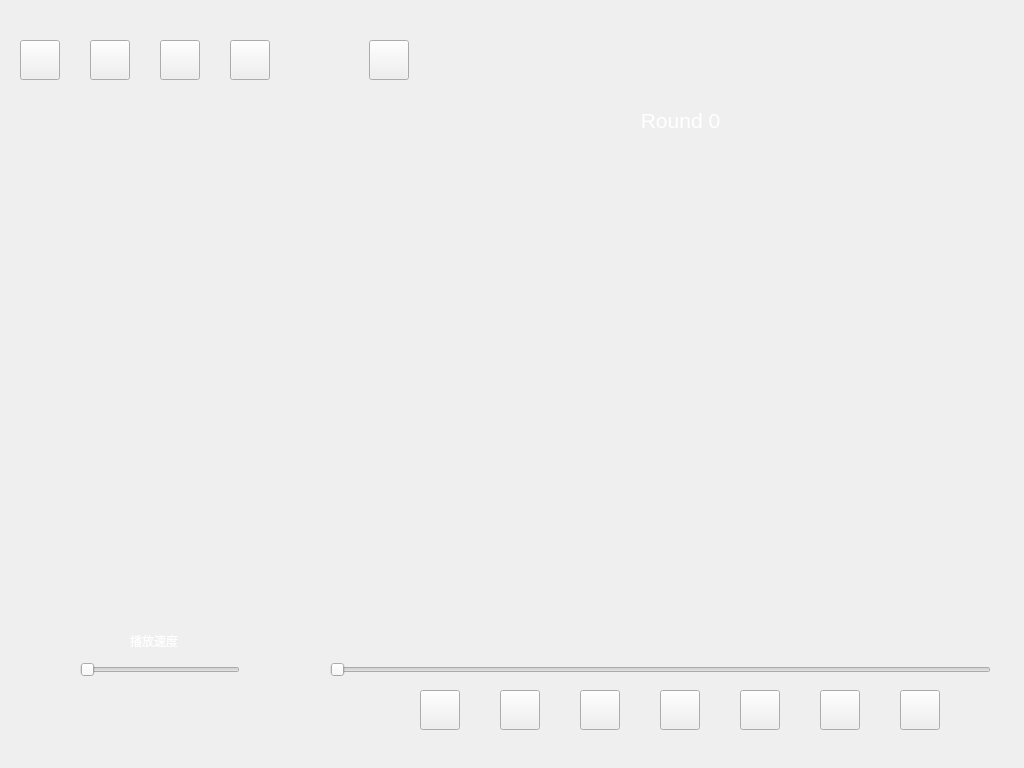
<?xml version="1.0" encoding="UTF-8"?>
<ui version="4.0">
 <class>Replayer</class>
 <widget class="QWidget" name="Replayer">
  <property name="geometry">
   <rect>
    <x>0</x>
    <y>0</y>
    <width>1024</width>
    <height>768</height>
   </rect>
  </property>
  <property name="maximumSize">
   <size>
    <width>166664</width>
    <height>166664</height>
   </size>
  </property>
  <property name="windowTitle">
   <string>Replayer</string>
  </property>
  <widget class="QPushButton" name="noSoundButton">
   <property name="geometry">
    <rect>
     <x>160</x>
     <y>40</y>
     <width>40</width>
     <height>40</height>
    </rect>
   </property>
   <property name="toolTip">
    <string>静音</string>
   </property>
   <property name="text">
    <string/>
   </property>
   <property name="checkable">
    <bool>false</bool>
   </property>
  </widget>
  <widget class="QPushButton" name="soundButton">
   <property name="geometry">
    <rect>
     <x>230</x>
     <y>40</y>
     <width>40</width>
     <height>40</height>
    </rect>
   </property>
   <property name="toolTip">
    <string>放大声音</string>
   </property>
   <property name="text">
    <string/>
   </property>
   <property name="checkable">
    <bool>false</bool>
   </property>
  </widget>
  <widget class="QPushButton" name="loadFileButton">
   <property name="geometry">
    <rect>
     <x>90</x>
     <y>40</y>
     <width>40</width>
     <height>40</height>
    </rect>
   </property>
   <property name="toolTip">
    <string>加载回放</string>
   </property>
   <property name="text">
    <string/>
   </property>
   <property name="checkable">
    <bool>false</bool>
   </property>
  </widget>
  <widget class="QWidget" name="horizontalLayoutWidget">
   <property name="geometry">
    <rect>
     <x>330</x>
     <y>130</y>
     <width>661</width>
     <height>521</height>
    </rect>
   </property>
   <layout class="QHBoxLayout" name="replayLayout">
    <property name="sizeConstraint">
     <enum>QLayout::SetDefaultConstraint</enum>
    </property>
   </layout>
  </widget>
  <widget class="QWidget" name="horizontalLayoutWidget_2">
   <property name="geometry">
    <rect>
     <x>420</x>
     <y>690</y>
     <width>491</width>
     <height>42</height>
    </rect>
   </property>
   <layout class="QHBoxLayout" name="horizontalLayout">
    <property name="spacing">
     <number>0</number>
    </property>
    <property name="sizeConstraint">
     <enum>QLayout::SetFixedSize</enum>
    </property>
    <item>
     <widget class="QPushButton" name="preStepButton">
      <property name="sizePolicy">
       <sizepolicy hsizetype="Fixed" vsizetype="Fixed">
        <horstretch>0</horstretch>
        <verstretch>0</verstretch>
       </sizepolicy>
      </property>
      <property name="minimumSize">
       <size>
        <width>40</width>
        <height>40</height>
       </size>
      </property>
      <property name="maximumSize">
       <size>
        <width>40</width>
        <height>40</height>
       </size>
      </property>
      <property name="toolTip">
       <string>上一回合</string>
      </property>
      <property name="autoFillBackground">
       <bool>true</bool>
      </property>
      <property name="text">
       <string/>
      </property>
     </widget>
    </item>
    <item>
     <spacer name="horizontalSpacer_7">
      <property name="orientation">
       <enum>Qt::Horizontal</enum>
      </property>
      <property name="sizeHint" stdset="0">
       <size>
        <width>40</width>
        <height>20</height>
       </size>
      </property>
     </spacer>
    </item>
    <item>
     <widget class="QPushButton" name="playBackwardButton">
      <property name="sizePolicy">
       <sizepolicy hsizetype="Fixed" vsizetype="Fixed">
        <horstretch>0</horstretch>
        <verstretch>0</verstretch>
       </sizepolicy>
      </property>
      <property name="minimumSize">
       <size>
        <width>40</width>
        <height>40</height>
       </size>
      </property>
      <property name="maximumSize">
       <size>
        <width>40</width>
        <height>40</height>
       </size>
      </property>
      <property name="toolTip">
       <string>快退</string>
      </property>
      <property name="autoFillBackground">
       <bool>true</bool>
      </property>
      <property name="text">
       <string/>
      </property>
      <property name="checkable">
       <bool>true</bool>
      </property>
     </widget>
    </item>
    <item>
     <spacer name="horizontalSpacer_6">
      <property name="orientation">
       <enum>Qt::Horizontal</enum>
      </property>
      <property name="sizeHint" stdset="0">
       <size>
        <width>40</width>
        <height>20</height>
       </size>
      </property>
     </spacer>
    </item>
    <item>
     <widget class="QPushButton" name="pauseButton">
      <property name="sizePolicy">
       <sizepolicy hsizetype="Fixed" vsizetype="Fixed">
        <horstretch>1</horstretch>
        <verstretch>1</verstretch>
       </sizepolicy>
      </property>
      <property name="minimumSize">
       <size>
        <width>40</width>
        <height>40</height>
       </size>
      </property>
      <property name="maximumSize">
       <size>
        <width>40</width>
        <height>40</height>
       </size>
      </property>
      <property name="toolTip">
       <string>暂停</string>
      </property>
      <property name="autoFillBackground">
       <bool>true</bool>
      </property>
      <property name="text">
       <string/>
      </property>
      <property name="checkable">
       <bool>true</bool>
      </property>
     </widget>
    </item>
    <item>
     <spacer name="horizontalSpacer_5">
      <property name="orientation">
       <enum>Qt::Horizontal</enum>
      </property>
      <property name="sizeHint" stdset="0">
       <size>
        <width>40</width>
        <height>20</height>
       </size>
      </property>
     </spacer>
    </item>
    <item>
     <widget class="QPushButton" name="rePlayButton">
      <property name="sizePolicy">
       <sizepolicy hsizetype="Fixed" vsizetype="Fixed">
        <horstretch>0</horstretch>
        <verstretch>0</verstretch>
       </sizepolicy>
      </property>
      <property name="minimumSize">
       <size>
        <width>40</width>
        <height>40</height>
       </size>
      </property>
      <property name="maximumSize">
       <size>
        <width>40</width>
        <height>40</height>
       </size>
      </property>
      <property name="toolTip">
       <string>开始/重新开始</string>
      </property>
      <property name="autoFillBackground">
       <bool>true</bool>
      </property>
      <property name="text">
       <string/>
      </property>
     </widget>
    </item>
    <item>
     <spacer name="horizontalSpacer_4">
      <property name="orientation">
       <enum>Qt::Horizontal</enum>
      </property>
      <property name="sizeHint" stdset="0">
       <size>
        <width>40</width>
        <height>20</height>
       </size>
      </property>
     </spacer>
    </item>
    <item>
     <widget class="QPushButton" name="endPlayButton">
      <property name="sizePolicy">
       <sizepolicy hsizetype="Fixed" vsizetype="Fixed">
        <horstretch>0</horstretch>
        <verstretch>0</verstretch>
       </sizepolicy>
      </property>
      <property name="minimumSize">
       <size>
        <width>40</width>
        <height>40</height>
       </size>
      </property>
      <property name="maximumSize">
       <size>
        <width>40</width>
        <height>40</height>
       </size>
      </property>
      <property name="toolTip">
       <string>中止播放</string>
      </property>
      <property name="autoFillBackground">
       <bool>true</bool>
      </property>
      <property name="text">
       <string/>
      </property>
     </widget>
    </item>
    <item>
     <spacer name="horizontalSpacer_2">
      <property name="orientation">
       <enum>Qt::Horizontal</enum>
      </property>
      <property name="sizeType">
       <enum>QSizePolicy::Fixed</enum>
      </property>
      <property name="sizeHint" stdset="0">
       <size>
        <width>40</width>
        <height>20</height>
       </size>
      </property>
     </spacer>
    </item>
    <item>
     <widget class="QPushButton" name="playForwardButton">
      <property name="sizePolicy">
       <sizepolicy hsizetype="Fixed" vsizetype="Fixed">
        <horstretch>0</horstretch>
        <verstretch>0</verstretch>
       </sizepolicy>
      </property>
      <property name="minimumSize">
       <size>
        <width>40</width>
        <height>40</height>
       </size>
      </property>
      <property name="maximumSize">
       <size>
        <width>40</width>
        <height>40</height>
       </size>
      </property>
      <property name="toolTip">
       <string>快进</string>
      </property>
      <property name="autoFillBackground">
       <bool>true</bool>
      </property>
      <property name="text">
       <string/>
      </property>
      <property name="checkable">
       <bool>true</bool>
      </property>
     </widget>
    </item>
    <item>
     <spacer name="horizontalSpacer">
      <property name="orientation">
       <enum>Qt::Horizontal</enum>
      </property>
      <property name="sizeHint" stdset="0">
       <size>
        <width>40</width>
        <height>20</height>
       </size>
      </property>
     </spacer>
    </item>
    <item>
     <widget class="QPushButton" name="nextStepButton">
      <property name="sizePolicy">
       <sizepolicy hsizetype="Fixed" vsizetype="Fixed">
        <horstretch>0</horstretch>
        <verstretch>0</verstretch>
       </sizepolicy>
      </property>
      <property name="minimumSize">
       <size>
        <width>40</width>
        <height>40</height>
       </size>
      </property>
      <property name="maximumSize">
       <size>
        <width>40</width>
        <height>40</height>
       </size>
      </property>
      <property name="toolTip">
       <string>下一回合</string>
      </property>
      <property name="autoFillBackground">
       <bool>true</bool>
      </property>
      <property name="text">
       <string/>
      </property>
     </widget>
    </item>
   </layout>
  </widget>
  <widget class="QLabel" name="roundLabel">
   <property name="geometry">
    <rect>
     <x>610</x>
     <y>100</y>
     <width>141</width>
     <height>40</height>
    </rect>
   </property>
   <property name="sizePolicy">
    <sizepolicy hsizetype="Fixed" vsizetype="Fixed">
     <horstretch>0</horstretch>
     <verstretch>0</verstretch>
    </sizepolicy>
   </property>
   <property name="palette">
    <palette>
     <active>
      <colorrole role="WindowText">
       <brush brushstyle="SolidPattern">
        <color alpha="255">
         <red>255</red>
         <green>255</green>
         <blue>255</blue>
        </color>
       </brush>
      </colorrole>
     </active>
     <inactive>
      <colorrole role="WindowText">
       <brush brushstyle="SolidPattern">
        <color alpha="255">
         <red>255</red>
         <green>255</green>
         <blue>255</blue>
        </color>
       </brush>
      </colorrole>
     </inactive>
     <disabled>
      <colorrole role="WindowText">
       <brush brushstyle="SolidPattern">
        <color alpha="255">
         <red>120</red>
         <green>120</green>
         <blue>120</blue>
        </color>
       </brush>
      </colorrole>
     </disabled>
    </palette>
   </property>
   <property name="font">
    <font>
     <pointsize>16</pointsize>
    </font>
   </property>
   <property name="text">
    <string>Round 0</string>
   </property>
   <property name="alignment">
    <set>Qt::AlignCenter</set>
   </property>
  </widget>
  <widget class="QWidget" name="verticalLayoutWidget">
   <property name="geometry">
    <rect>
     <x>50</x>
     <y>150</y>
     <width>221</width>
     <height>451</height>
    </rect>
   </property>
   <layout class="QVBoxLayout" name="infoLayout"/>
  </widget>
  <widget class="QPushButton" name="returnButton">
   <property name="geometry">
    <rect>
     <x>20</x>
     <y>40</y>
     <width>40</width>
     <height>40</height>
    </rect>
   </property>
   <property name="toolTip">
    <string>返回上级</string>
   </property>
   <property name="text">
    <string/>
   </property>
   <property name="checkable">
    <bool>false</bool>
   </property>
  </widget>
  <widget class="QSlider" name="playSpeedSlider">
   <property name="geometry">
    <rect>
     <x>80</x>
     <y>660</y>
     <width>160</width>
     <height>19</height>
    </rect>
   </property>
   <property name="maximum">
    <number>80</number>
   </property>
   <property name="orientation">
    <enum>Qt::Horizontal</enum>
   </property>
  </widget>
  <widget class="QSlider" name="roundSlider">
   <property name="geometry">
    <rect>
     <x>330</x>
     <y>660</y>
     <width>661</width>
     <height>20</height>
    </rect>
   </property>
   <property name="maximum">
    <number>0</number>
   </property>
   <property name="orientation">
    <enum>Qt::Horizontal</enum>
   </property>
  </widget>
  <widget class="QLabel" name="label">
   <property name="geometry">
    <rect>
     <x>130</x>
     <y>630</y>
     <width>81</width>
     <height>21</height>
    </rect>
   </property>
   <property name="palette">
    <palette>
     <active>
      <colorrole role="WindowText">
       <brush brushstyle="SolidPattern">
        <color alpha="255">
         <red>255</red>
         <green>255</green>
         <blue>255</blue>
        </color>
       </brush>
      </colorrole>
     </active>
     <inactive>
      <colorrole role="WindowText">
       <brush brushstyle="SolidPattern">
        <color alpha="255">
         <red>255</red>
         <green>255</green>
         <blue>255</blue>
        </color>
       </brush>
      </colorrole>
     </inactive>
     <disabled>
      <colorrole role="WindowText">
       <brush brushstyle="SolidPattern">
        <color alpha="255">
         <red>120</red>
         <green>120</green>
         <blue>120</blue>
        </color>
       </brush>
      </colorrole>
     </disabled>
    </palette>
   </property>
   <property name="text">
    <string>播放速度</string>
   </property>
  </widget>
  <widget class="QPushButton" name="threeDReplayBtn">
   <property name="geometry">
    <rect>
     <x>369</x>
     <y>40</y>
     <width>40</width>
     <height>40</height>
    </rect>
   </property>
   <property name="toolTip">
    <string>进入3D回放</string>
   </property>
   <property name="styleSheet">
    <string notr="true">QPushButton{
border-image: url(:/threeD1.png);}
QPushButton:hover{
	border-image: url(:/threeD0.png);}</string>
   </property>
   <property name="text">
    <string/>
   </property>
  </widget>
 </widget>
 <resources>
  <include location="resource.qrc"/>
 </resources>
 <connections/>
</ui>
